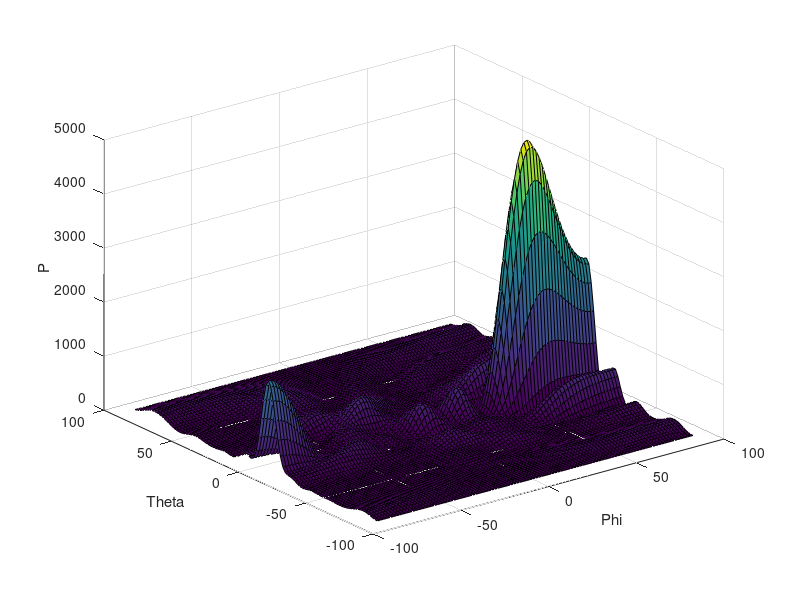

This figure's MATLAB source: (Note: this script raises an error after producing the figure.)
clear all; clc;

%Planar antenna on zx-plane
%Good

f = 25; %frequency in GHz
%t = 0:0.25:1; %time sampling in ns
%A = 1 ; %amplitude in m

c = 3e8 ; %speed of light in m/s

Pos_x = 0:1:5; %position of elements of antenna array
Pos_z = 0:1:7; %position of elements of antenna array

omega = 2*pi*f;
lambda = c/(f*10^9); %wavelength in m

Delta = lambda/2; %distance between 2 elements in m

s = [10];
SNR = db2pow(-10);

theta_DOA = [-10];
phi_DOA = [58];

%{
for i = 1:length(Pos_x)
    for j = 1:length(Pos_z)
        A(i,j) = exp(-2*pi*1j/lambda*Delta*(Pos_x(i)*cos(deg2rad(theta_DOA)) + Pos_z(j)*sin(deg2rad(theta_DOA))*cos(deg2rad(phi_DOA))));
    end
end
%}

for i = 1:length(theta_DOA)
    mu_DOA(:,i) = -2*pi/lambda*Delta*sin(deg2rad(theta_DOA(i)))*Pos_z';
    a_mu_DOA(:,i) = exp(1j*mu_DOA);
    
    nu_DOA(:,i) = -2*pi/lambda*Delta*cos(deg2rad(theta_DOA(i)))*sin(deg2rad(phi_DOA(i)))*Pos_x';
    a_nu_DOA(:,i) = exp(1j*nu_DOA); 
end

A = reshape(a_mu_DOA*transpose(a_nu_DOA),[],1);

x = awgn(A*s, SNR, 'measured');

R = x*x';

[V,D] = eig(R);

q = diag(D);

%[B,I] = mink(q, length(Pos) - length(theta_DOA));

V(:,length(x)-length(theta_DOA)+1:length(x)) = [];
V = fliplr(V);


for i = 1:101
    theta(i) = -pi/2 + (i-1)*pi/100;
    theta_plot(i) = rad2deg(theta(i));
     
    for j = 1:101
        phi(j) = -pi/2 + (j-1)*pi/100;
        phi_plot(j) = rad2deg(phi(j));
        
        mu(:,i,j) = -2*pi/lambda*Delta*sin(theta(i))*Pos_z';
        a_mu(:,i,j) = exp(1j*mu(:,i,j));
        
        nu(:,i,j) = -2*pi/lambda*Delta*cos(theta(i))*sin(phi(j))*Pos_x';
        a_nu(:,i,j) = exp(1j*nu(:,i,j));
    end
end

for i = 1:101
    for j = 1:101
        w(:,i,j) = reshape(mu(:,i,j)*transpose(nu(:,i,j)),[],1);
        
        a(:,i,j) = reshape(a_mu(:,i,j)*transpose(a_nu(:,i,j)),[],1);
        
        %R = y(:,i,j)*y(:,i,j)';
        
        %P(i,j) = w(:,i,j)'*R*w(:,i,j)/(length(Pos_x)*length(Pos_z));
        
        P(i,j) = a(:,i,j)'*R*a(:,i,j)/(a(:,i,j)'*a(:,i,j));
        %P(i,j) = 1/(a(:,i,j)'*inv(R)*a(:,i,j));
        
        %P(i,j) = 1/(a(:,i,j)'*V*V'*a(:,i,j));
    end
end


surf(phi_plot,theta_plot,abs(P));

%hold on
xlabel('Phi')
ylabel('Theta')
zlabel('P')

max_index = islocalmax(abs(P));

local_max_P = [];
for i = 1:101
    for j = 1:101
        if max_index(i,j) == 1
            local_max_P = [local_max_P; [abs(P(i,j)) i j]];
        end
    end
end

[max_P index] = max(local_max_P(:,1));

theta_estimate = theta_plot(local_max_P(index,2))
phi_estimate = theta_plot(local_max_P(index,3))
